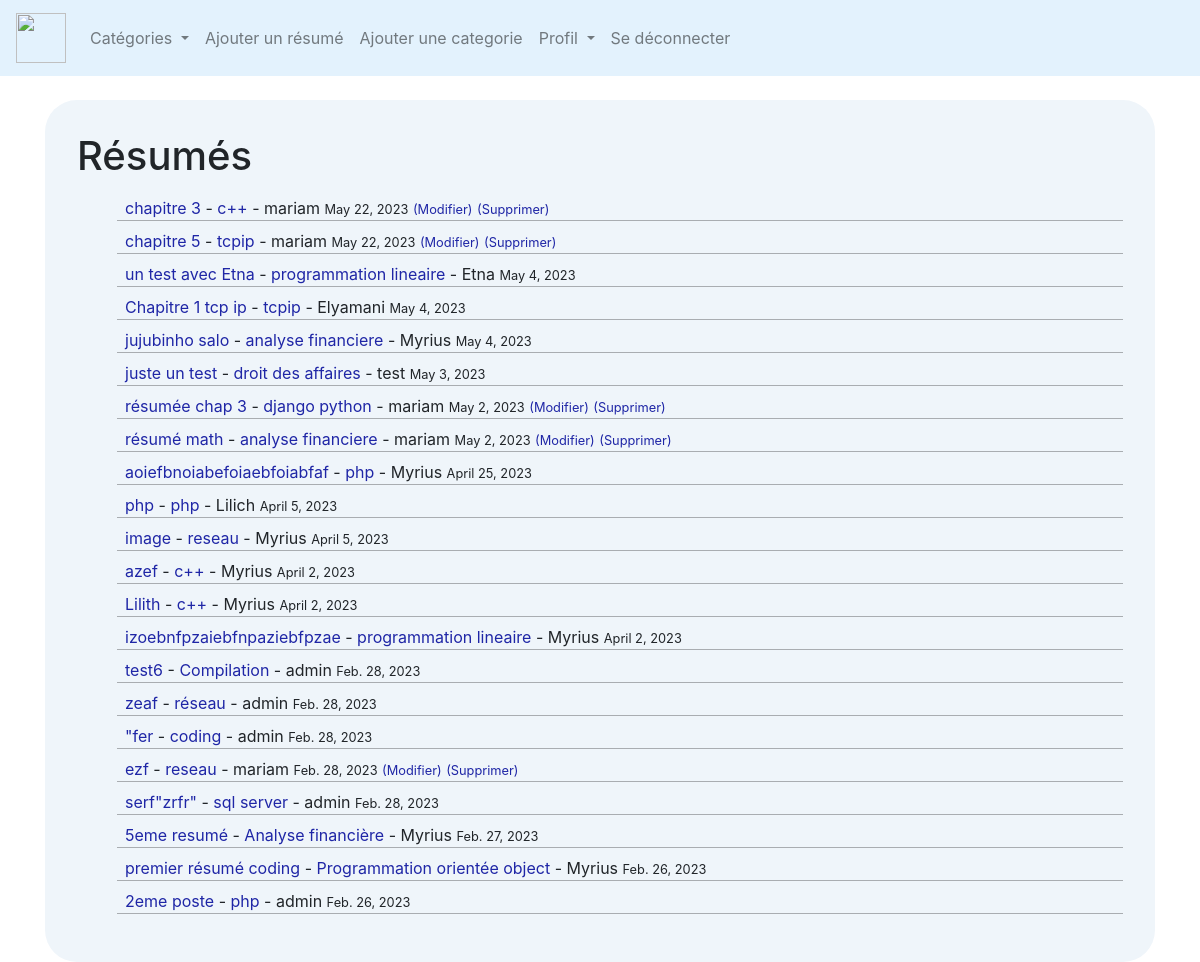
The app's page / (signed in) with its own data.
### LeBlog/models.py (models this page shows, shortened)
class Post(models.Model):
        title = models.CharField(max_length=255)
        header_image = models.ImageField(null=True, blank=True, upload_to="images/")
        title_tag = models.CharField(max_length=255)
        author = models.ForeignKey(User, on_delete=models.CASCADE)
        body = RichTextField(blank=True, null=True)
        post_date = models.DateField(auto_now_add=True)
        categorie = models.CharField(max_length=255)
        snippet = models.CharField(max_length=255, default='coding')
        likes = models.ManyToManyField(User, related_name='resumee')

### LeBlog/views.py (the view)
# urls.py: path('', HomeView.as_view(), name="home"),
class HomeView(ListView):
    model = Post
    template_name = 'home.html'
    ordering = ['-post_date']
    def get_context_data(self, *args, **kwargs):
        cat_menu = Categorie.objects.all()
        context = super(HomeView, self).get_context_data(*args, **kwargs)
        context["cat_menu"] = cat_menu
        return context

### LeBlog/models.py (called while the page is built)
        def __str__(self):
            return self.name

### LeBlog/templates/home.html (shortened to what this page needs)
{% extends 'base.html' %}
{% load static %}
{% block content %}
<html>
  <head>
    <link rel="stylesheet" type="text/css" href="{% static 'leBlog/css/style.css' %}">
  </head>
  <body>
  <div class="main_container">
  <h1>Résumés</h1>
    <ul>
{%for post in object_list%}
  <div class="post_container">
    <li> <a href="{% url 'post-details' post.pk %}">{{post.title}}</a> -
        <a href="{% url 'categorie' post.categorie|slugify %}">{{post.categorie}}</a>
        - {{post.author}}
        <small>{{ post.post_date }}</small>
        {% if user.is_authenticated %}
        {%if user.id == post.author.id %}
        <small><a href="{% url 'update_post' post.pk %}">(Modifier)</a></small>
        <small><a href="{% url 'delete_post' post.pk %}">(Supprimer)</a></small>
        <br/>
        </li>
    {%endif%}
        {%endif%}
  </div>
{%endfor%}
</ul>
</div>
  </body>
</html>
{% endblock %}

### static/leBlog/css/style.css (style rules this page uses)
.post_container { padding: 0.5rem 0.5rem 0 0.5rem; border-bottom: 1px solid rgba(0, 0, 0, 0.294); }
li { list-style: none; }
a { text-decoration: none; color: rgb(31, 38, 166); }
.main_container { background-color: #eff5fa; border-radius: 2rem; padding: 2rem; }

### records on screen
Post: title "chapitre 3", categorie "c++", author "mariam", post_date "May 22, 2023", shows "(Modifier)"
Post: title "chapitre 5", categorie "tcpip", author "mariam", post_date "May 22, 2023", shows "(Modifier)"
Post: title "un test avec Etna", categorie "programmation lineaire", author "Etna", post_date "May 4, 2023"
Post: title "Chapitre 1 tcp ip", categorie "tcpip", author "Elyamani", post_date "May 4, 2023"
Post: title "jujubinho salo", categorie "analyse financiere", author "Myrius", post_date "May 4, 2023"
Post: title "juste un test", categorie "droit des affaires", author "test", post_date "May 3, 2023"
Post: title "résumée chap 3", categorie "django python", author "mariam", post_date "May 2, 2023", shows "(Modifier)"
Post: title "résumé math", categorie "analyse financiere", author "mariam", post_date "May 2, 2023", shows "(Modifier)"
Post: title "aoiefbnoiabefoiaebfoiabfaf", categorie "php", author "Myrius", post_date "April 25, 2023"
Post: title "php", categorie "php", author "Lilich", post_date "April 5, 2023"
Post: title "image", categorie "reseau", author "Myrius", post_date "April 5, 2023"
Post: title "azef", categorie "c++", author "Myrius", post_date "April 2, 2023"
Post: title "Lilith", categorie "c++", author "Myrius", post_date "April 2, 2023"
Post: title "izoebnfpzaiebfnpaziebfpzae", categorie "programmation lineaire", author "Myrius", post_date "April 2, 2023"
Post: title "test6", categorie "Compilation", author "admin", post_date "Feb. 28, 2023"
Post: title "zeaf", categorie "réseau", author "admin", post_date "Feb. 28, 2023"
Post: title "\"fer", categorie "coding", author "admin", post_date "Feb. 28, 2023"
Post: title "ezf", categorie "reseau", author "mariam", post_date "Feb. 28, 2023", shows "(Modifier)"
Post: title "serf\"zrfr\"", categorie "sql server", author "admin", post_date "Feb. 28, 2023"
Post: title "5eme resumé", categorie "Analyse financière", author "Myrius", post_date "Feb. 27, 2023"
Post: title "premier résumé coding", categorie "Programmation orientée object", author "Myrius", post_date "Feb. 26, 2023"
Post: title "2eme poste", categorie "php", author "admin", post_date "Feb. 26, 2023"
